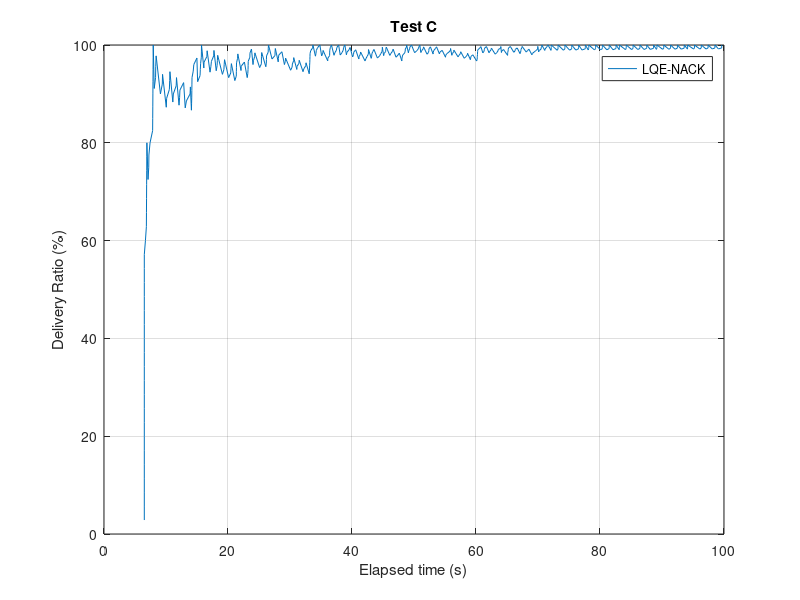
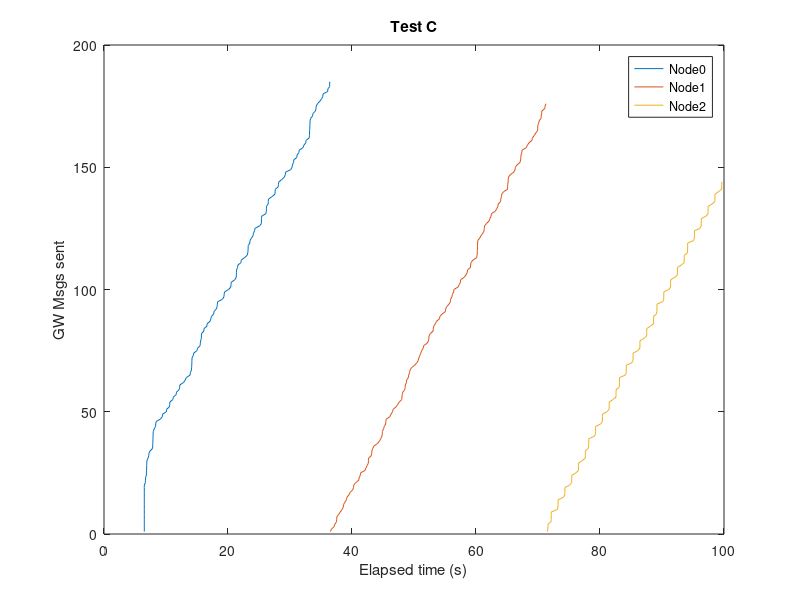
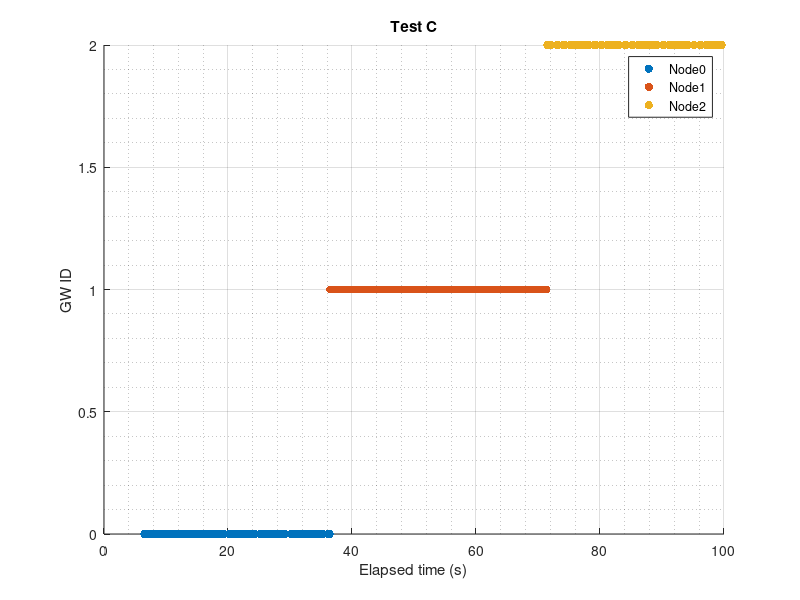

Source code (MATLAB) for these figures, in order:
%% Calculate Redudant Overhead 
close all; clear;clc; 
Nnodes=5;   %N� nodes generating msgs every second
maxT_sen=100;    %Time when nodes stop generating msgs+1


%% 

% Node[0]
%n0_sentNACK=textread('GwTimeRec.txt','%s');
name_rec=textread('ReachedGwName.txt','%s');
%
time_recC = fopen('GwTimeRec.txt','r');    %Name of the file with the receveid times
formatSpec = '%f';
time_rec = fscanf(time_recC,formatSpec);
fclose(time_recC);
%
%
i=1;
j=1;
countNACK=0;
gg=0;
while i<length(name_rec)
    j=i;
    while j<length(name_rec)
        if (strcmp(name_rec(i),name_rec(j)) && i~=j && ~strcmp(name_rec(i),{''}))
            %name_rec(i);          
            countNACK=countNACK+1;
            %name_rec(j)={''};
            %display('if');
            
            time_rec(j)=[];
            name_rec(j)=[];
        %end 
        else
            j=j+1;
        end
        %display('while2');
    end
    i=i+1;
    %display('while1');
end
display('ok');
%
count=1:1:length(time_rec);
i=1;
j=1;
while i<length(time_rec)+1
    j=fix(time_rec(i))+1;
    if fix(time_rec(i))>=maxT_sen
        j=maxT_sen;
    end
    drGW(i)=count(i)/(Nnodes*j)*100;
    i=i+1;
end
display('End calc DR')
plot(time_rec,drGW)
xlabel('Elapsed time (s)');
ylabel('Delivery Ratio (%)');
title('Test C');
legend('LQE-NACK');
grid on;
%
hold off;
savefig('plotC_DR_GW')
display('Success:');
drGW(length(drGW))
display('Data Overhead:');
countNACK

%% 
%Verificar nº de gws
% % %
% Node[0]
%n0_sentNACK=textread('GwTimeRec.txt','%s');
name_recs=textread('ReachedGwSpcs.txt','%s');
%
name_recss=name_recs;
name_recsDoub=str2double(name_recs);
%
i=1;
j=1;
countREP=0;
gg=0;
%gw=1:1:Nnodes;
while i<length(name_recs)
    j=i;
    while j<length(name_recs)
        if (strcmp(name_recs(i),name_recs(j)) && i~=j && ~strcmp(name_recs(i),{''}))
            %name_rec(i);          
            countREP=countREP+1;    %counts how many times theres a repetition
            name_recs(j);
            %i
            %gw(name_recsDoub(i)+1)=gw(name_recsDoub(i)+1)+1
            name_recs(j)=[];
            name_recsDoub(j)=[];
           % gw(name_recs(i))=gw(name_recs(i))+1
        %end       
        else
            j=j+1;
        %display('while2');
        end
    end
    i=i+1;
    %display('while1');
end
display('Number of gws:');
length(name_recs)-1

%% Plot gw sending over time
figure
%0
gw_rec0=textread('GwTimeRec00.txt','%s');
gw_re0=str2double(gw_rec0);
countgw_re0=1:1:length(gw_rec0);
plot(gw_re0, countgw_re0);
hold on;
%1
gw_rec1=textread('GwTimeRec01.txt','%s');
gw_re1=str2double(gw_rec1);
countgw_re1=1:1:length(gw_rec1);
plot(gw_re1, countgw_re1);
hold on;
% 2
gw_rec2=textread('GwTimeRec02.txt','%s');
gw_re2=str2double(gw_rec2);
countgw_re2=1:1:length(gw_rec2);
plot(gw_re2, countgw_re2);
hold on;
% %3
% gw_rec3=textread('GwTimeRec03.txt','%s');
% gw_re3=str2double(gw_rec3);
% countgw_re3=1:1:length(gw_rec3);
% plot(gw_re3, countgw_re3);
% hold on;
% %4
% gw_rec4=textread('GwTimeRec04.txt','%s');
% gw_re4=str2double(gw_rec4);
% countgw_re4=1:1:length(gw_rec4);
% plot(gw_re4, countgw_re4);
% hold on;
% %5
% gw_rec5=textread('GwTimeRec05.txt','%s');
% gw_re5=str2double(gw_rec5);
% countgw_re5=1:1:length(gw_rec5);
% plot(gw_re5, countgw_re5);
% hold on;
%6
% gw_rec6=textread('GwTimeRec06.txt','%s');
% gw_re6=str2double(gw_rec6);
% countgw_re6=1:1:length(gw_rec6);
% plot(gw_re6, countgw_re6);
% hold on;
% %7
% gw_rec7=textread('GwTimeRec07.txt','%s');
% gw_re7=str2double(gw_rec7);
% countgw_re7=1:1:length(gw_rec7);
% plot(gw_re7, countgw_re7);
% hold on;
% %8
% gw_rec8=textread('GwTimeRec08.txt','%s');
% gw_re8=str2double(gw_rec8);
% countgw_re8=1:1:length(gw_rec8);
% plot(gw_re8, countgw_re8);
% hold on;
% % %9
% gw_rec9=textread('GwTimeRec09.txt','%s');
% gw_re9=str2double(gw_rec9);
% countgw_re9=1:1:length(gw_rec9);
% plot(gw_re9, countgw_re9,'Linewidth',2);
% hold on;
% %10
% gw_rec10=textread('GwTimeRec10.txt','%s');
% gw_re10=str2double(gw_rec10);
% countgw_re10=1:1:length(gw_rec10);
% plot(gw_re10, countgw_re10,'Linewidth',2);
% hold on;
%end
xlabel('Elapsed time (s)');
ylabel('GW Msgs sent');
title('Test C');
legend('Node0', 'Node1', 'Node2');
% legend('Node0','Node1','Node2','Node3');
savefig('GwsNo')
%%
figure
%0
gw_rec0=textread('GwTimeRec00.txt','%s');
gw_re0=str2double(gw_rec0);
countgw_re0=zeros(length(gw_rec0),1);
scatter(gw_re0, countgw_re0, 'filled');
hold on;
%1
gw_rec1=textread('GwTimeRec01.txt','%s');
gw_re1=str2double(gw_rec1);
countgw_re1=1+zeros(length(gw_rec1),1);
scatter(gw_re1, countgw_re1, 'filled');
hold on;
%2
gw_rec2=textread('GwTimeRec02.txt','%s');
gw_re2=str2double(gw_rec2);
countgw_re2=2+zeros(length(gw_rec2),1);
scatter(gw_re2, countgw_re2, 'filled');
hold on;
% %3
% gw_rec3=textread('GwTimeRec03.txt','%s');
% gw_re3=str2double(gw_rec3);
% countgw_re3=3+zeros(length(gw_rec3),1);
% scatter(gw_re3, countgw_re3, 'filled');
% hold on;
% %4
% gw_rec4=textread('GwTimeRec04.txt','%s');
% gw_re4=str2double(gw_rec4);
% countgw_re4=4+zeros(length(gw_rec4),1);
% scatter(gw_re4, countgw_re4, 'filled');
% hold on;

xlabel('Elapsed time (s)');
ylabel('GW ID');
title('Test C');
legend('Node0','Node1','Node2');
% legend('Node0','Node1','Node2','Node3');
grid on
grid minor
savefig('GesTemp')

%
axis([0 110 0 3])
set(gca,'ytick',[0 1 2])

%%
%sum of hops
gw_hop=textread('GwMsgHops.txt','%s');
gw_hops=str2double(gw_hop);

h=1;
sum=0;
while h<length(gw_hops)+1
    sum=sum+gw_hops(h);
    h=h+1;
end
display('Total hops:');
sum